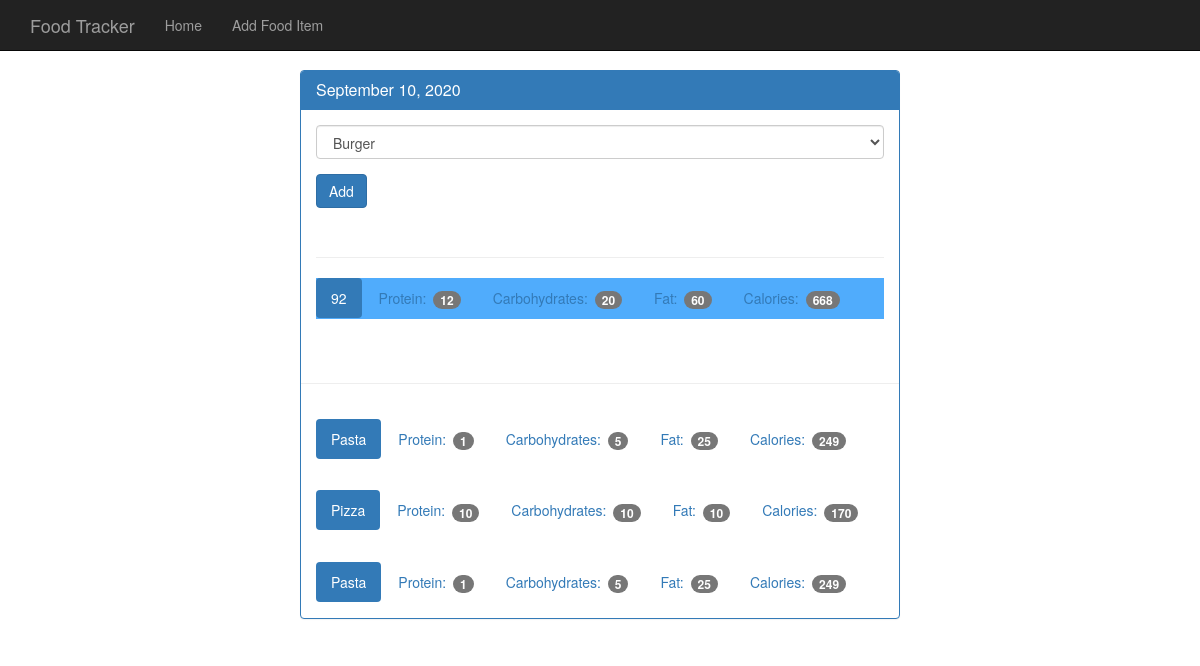
/days/10, run on the app's committed database.
### tables this page shows
CREATE TABLE "days" (id integer primary key autoincrement, day date not null unique);

CREATE TABLE food_items (id integer primary key autoincrement, name text, protein integer, fat integer, carbs integer);

### app.py (the view)
@app.route("/days/<id>")
def days(id):
    day = query_db("select id, day from days where id = ?", [id], one=True)
    all_food = query_db("select id, name from food_items")
    query = '''
        select name, protein, fat, carbs, (protein * 4 + fat * 9 + carbs * 4) as calories
        from food_items as fi
        join days_food_items as dfi
            on dfi.food_item_id = fi.id and dfi.day_id = ?
    '''
    daily_foods = query_db(query, [id])
    res = {
        'id': day['id'],
        'format_date': date_format(day['day']),
        'daily_foods': daily_foods
    }
    total = get_total(daily_foods, id)
    print(total['total'])
    return render_template('day.html', day=res, all_food=all_food, x=total)

### app.py (called while the page is built)
def get_db():
    db = getattr(g, '_database', None)
    if db is None:
        db = g._database = sqlite3.connect(DATABASE)
    db.row_factory = sqlite3.Row
    return db

def query_db(query, args=(), one=False):
    cur = get_db().execute(query, args)
    rv = cur.fetchall()
    cur.close()
    return (rv[0] if rv else None) if one else rv

@app.teardown_appcontext
def close_connection(exception):
    db = getattr(g, '_database', None)
    if db is not None:
        db.close()

def get_total(daily_foods, day_id):
    query = '''
    select s.protein, s.fat, s.carbs, (s.protein + s.fat + s.carbs) as total,
        (s.protein * 4 + s.carbs * 4 + s.fat * 9) as calories
    from
    (
        select sum(protein) as protein, sum(fat) as fat, sum(carbs) as carbs
        from food_items as fi
        join days_food_items as dfi
            on dfi.food_item_id = fi.id and dfi.day_id = ?
    ) as s
    '''
    return query_db(query, [day_id], one=True)

def date_format(date_str):
    dt = datetime.strptime(date_str, "%Y-%m-%d")
    return dt.strftime("%B %e, %Y")

### templates/day.html
{% extends 'layout.html' %} {% block body %}
<div class="row">
  <div>
    <div class="panel panel-primary">
      <div class="panel-heading">
        <h3 class="panel-title">{{day.format_date}}</h3>
      </div>
      <div class="panel-body">
        <form
          method="POST"
          action="{{url_for('add_food_to_day', day_id=day.id)}}"
        >
          <div class="form-group">
            <select name="food_item_ids" class="form-control">
              {% for food in all_food %}
              <option value="{{food.id}}">{{food.name}}</option>
              {% endfor %}
            </select>
          </div>
          <button type="submit" class="btn btn-primary">Add</button>
        </form>
        <div class="page-header"></div>
        <ul
          class="nav nav-pills"
          role="tablist"
          style="background-color: #50acfc"
        >
          <li class="active"><a>{{x.total}}</a></li>
          <li>
            <a>Protein: <span class="badge">{{x.protein}}</span></a>
          </li>
          <li>
            <a>Carbohydrates: <span class="badge">{{x.carbs}}</span></a>
          </li>
          <li>
            <a>Fat: <span class="badge">{{x.fat}}</span></a>
          </li>
          <li>
            <a>Calories: <span class="badge">{{x.calories}}</span></a>
          </li>
        </ul>
      </div>
      <div class="page-header"></div>
      {% for food in day.daily_foods %}
      <div class="panel-body">
        <ul class="nav nav-pills" role="tablist">
          <li class="active"><a>{{food.name}}</a></li>
          <li>
            <a>Protein: <span class="badge">{{food.protein}}</span></a>
          </li>
          <li>
            <a>Carbohydrates: <span class="badge">{{food.carbs}}</span></a>
          </li>
          <li>
            <a>Fat: <span class="badge">{{food.fat}}</span></a>
          </li>
          <li>
            <a>Calories: <span class="badge">{{food.calories}}</span></a>
          </li>
        </ul>
      </div>
      {% endfor %}
    </div>
  </div>
</div>
{% endblock %}

### static/css/theme.css (style rules this page uses)
body { padding-top: 70px; padding-bottom: 30px; }

### data on the page
days: format_date "September 10, 2020"
food_items: name "Pasta", protein "1", carbs "5", fat "25", calories "249"
food_items: name "Pizza", protein "10", carbs "10", fat "10", calories "170"

### other printed values
{{ x.total }} "92"
{{ x.protein }} "12"
{{ x.carbs }} "20"
{{ x.fat }} "60"
{{ x.calories }} "668"
form field food_item_ids "Burger"
